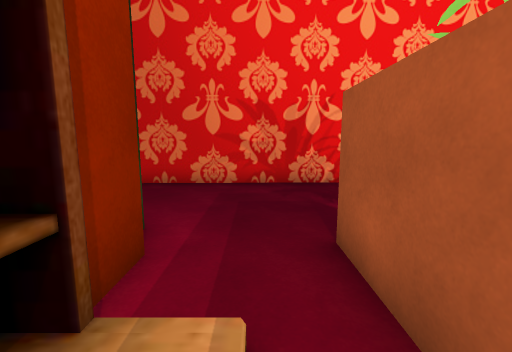
View 1 (above)

16 first-person views from a walk through a 3-D level made in the Unity game engine. The camera is 1.4 m above the floor, tilts 8° down and sees 90° across. The floor is counted in squares, 1 m on a side. Each view is taken from the middle of a square. On the plan, view 1 faces up. The plan holds only what a view shows up to about 13 squares ahead; the rest is blank. The place goes on beyond the plan. Some surface patterns are stand-ins.

View 2
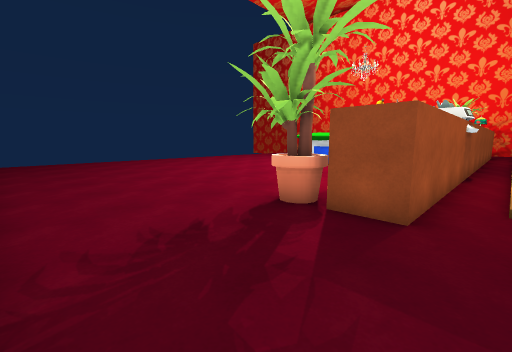

View 3
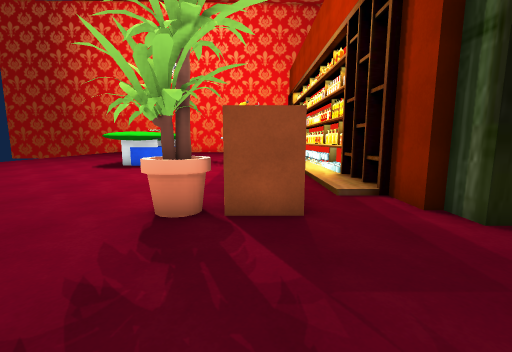

View 4
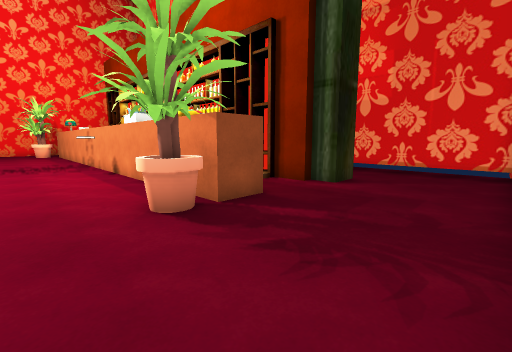

View 5
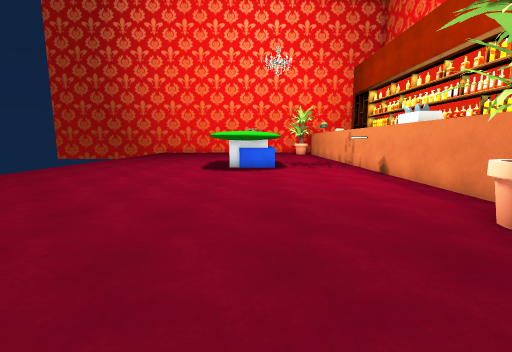

View 6
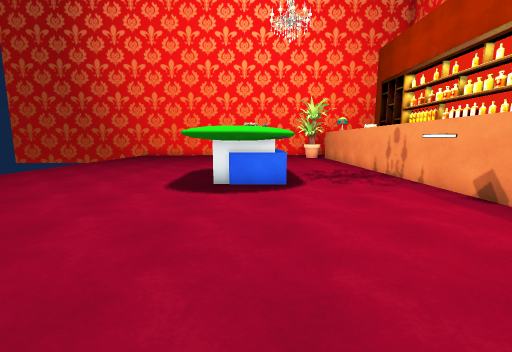

View 7
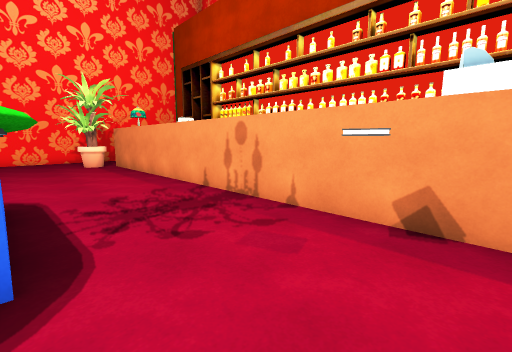

View 8
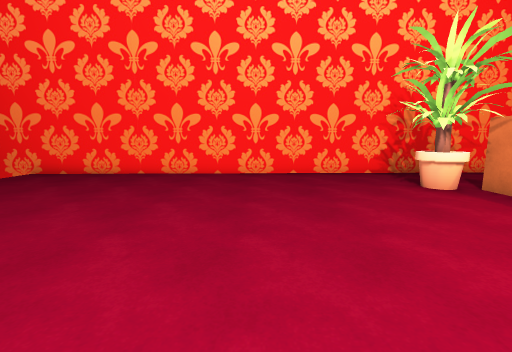

View 9
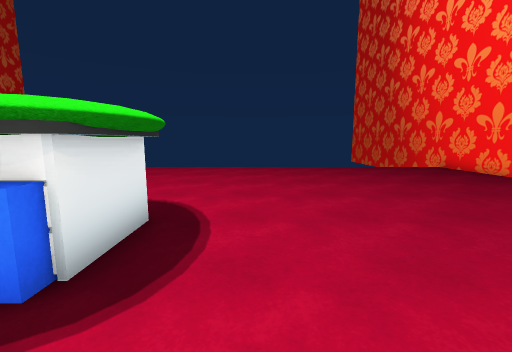

View 10
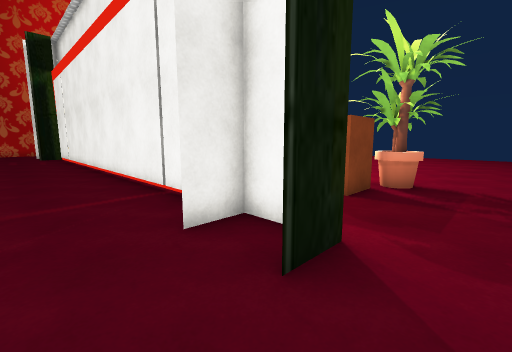

View 11
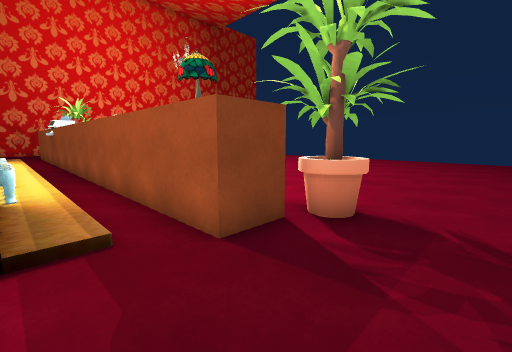

View 12
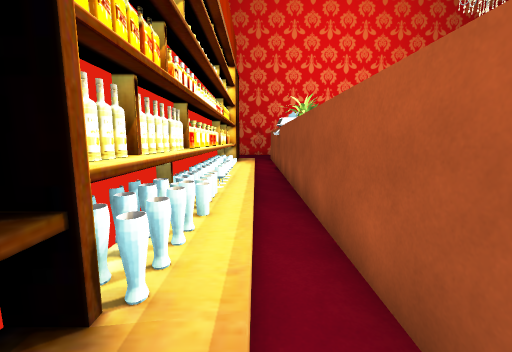

View 13
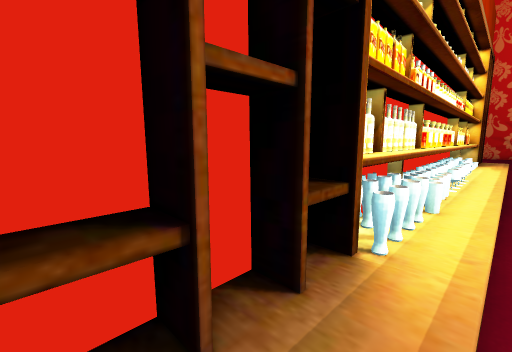

View 14
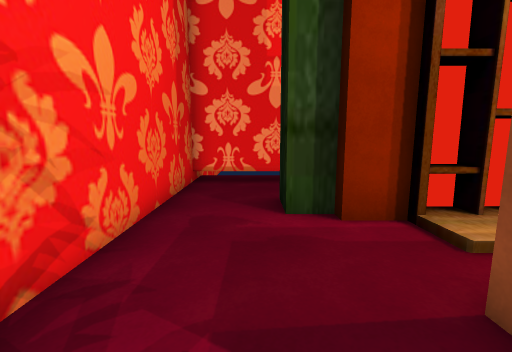

View 15
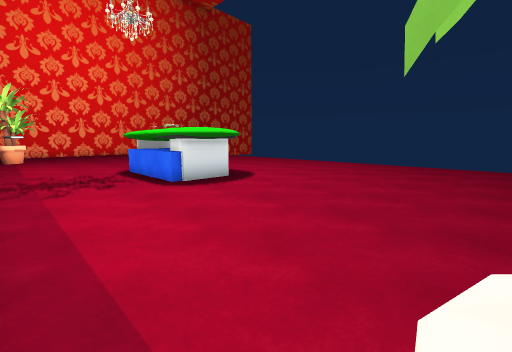

View 16
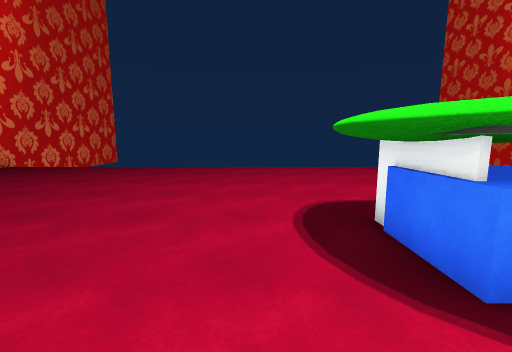

### Floor plan
Key: @ floor where view 1 was taken; # wall or solid block; . floor; / step, stairs or slope; O other object.
Columns run from 6 left of view 1 to 19 right of it. Each row starts with its distance up from view 1.
  9   ########              #
  8 # .......................
  7 #........................
  6 #........................
  5 #........................
  4 #..##....................
  3 #.  #..##OO..............
  2     #..##................
  1     ##/##................
  0     ##@##................
 -1     ##/##................
 -2     ##/##................
 -3     ##/##................
 -4  .. ##/##O...............
 -5  ...##/###...............
 -6  ...##/##....####........
 -7  ...##/##....### ........
 -8  ...##/##....### ........
 -9  ...##/##....### ........
-10  ...##/##....####........
-11  ...##/##................
-12  ...##/##................
-13  ...##/##................
-14  ...##/##................
-15  ...##/##................
-16  ...##/##................
-17  ..###/##................
-18  ...#..##.O..............
-19 #..##....OO..............
-20 #........................
-21 #........................
-22 ##########################

Positions as (right, up) in squares from view 1, and headings:
1: (0, 0), facing up
2: (0, 8), facing down-right
3: (2, 8), facing down
4: (6, 8), facing down-left
5: (8, 7), facing down
6: (8, 2), facing down
7: (7, -3), facing down-left
8: (9, -11), facing down
9: (5, -12), facing right
10: (-5, -21), facing up-right
11: (-1, -21), facing up-right
12: (0, -16), facing up
13: (0, -17), facing up-left
14: (3, -20), facing left
15: (3, -18), facing up-right
16: (5, -4), facing right
